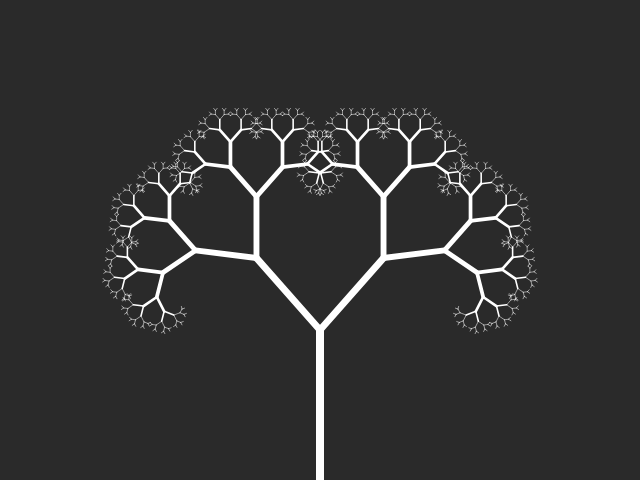
Frame 1 (no input)
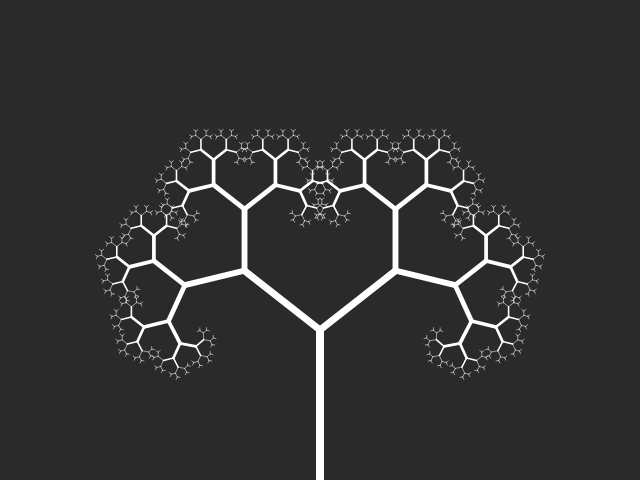
Frame 60 (no input)
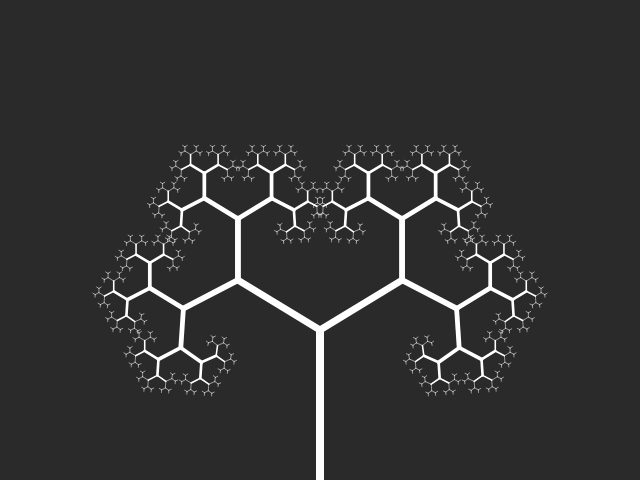
Frame 120 (the mouse pressed at the canvas centre since frame 60)

The p5.js sketch that drew these frames (run headless with seeded random() and noise() and a simulated clock; from frame 60 on, the mouse is pressed at the canvas centre):

// p5.js sketch
// ── sketch.js
function setup() {
  createCanvas(640, 480);
}

function draw() {
  background(42);
  stroke(255);
  noFill();
  
  angle = map(sin(frameCount / 100), -1, 1, PI / 8, PI / 3);
  tree(width / 2, height, 150);
}

function tree(x, y, len) {
  push();
  translate(x, y);
  branch(len, 1);
  pop();
}

function branch(len, gen) {
  strokeWeight(map(gen, 1, 8, 8, 0.5));
  line(0, 0, 0, -len); // draw branch line

  translate(0, -len); // go to end of branch
  len *= 0.64; // shrink branch

  gen++;

  if (len > 2) {
    push();
    rotate(angle);    // 1st branch rotation
    branch(len, gen); // 1st branch draw
    pop();
    
    push();
    rotate(-angle);   // 2nd branch rotation
    branch(len, gen); // 2nd branch drawing
    pop();
  }

}
